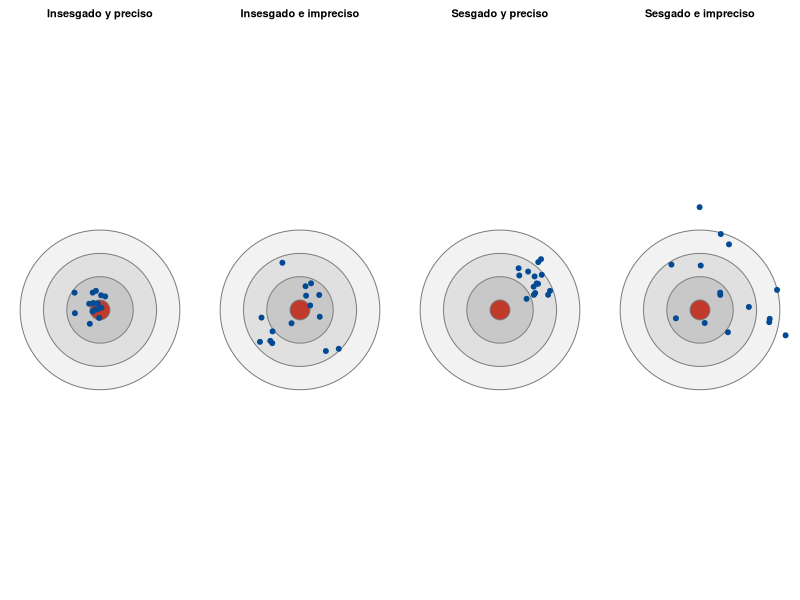
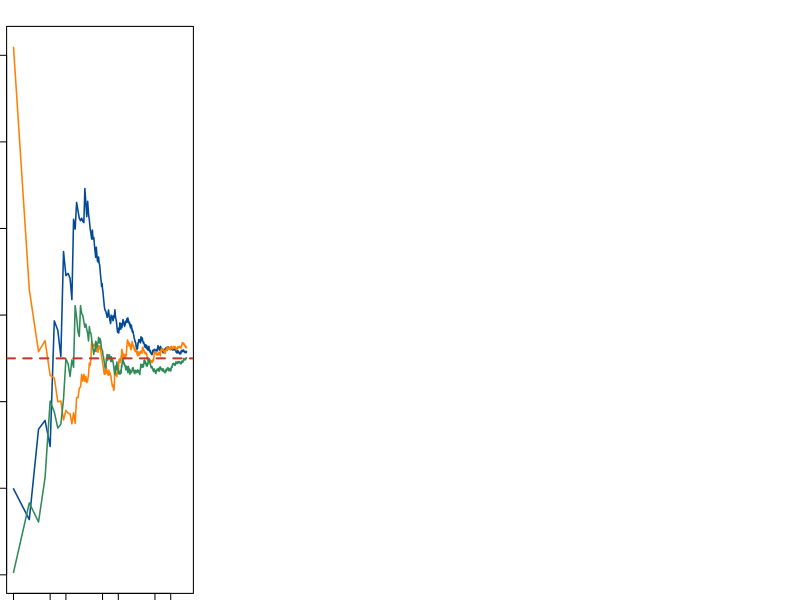
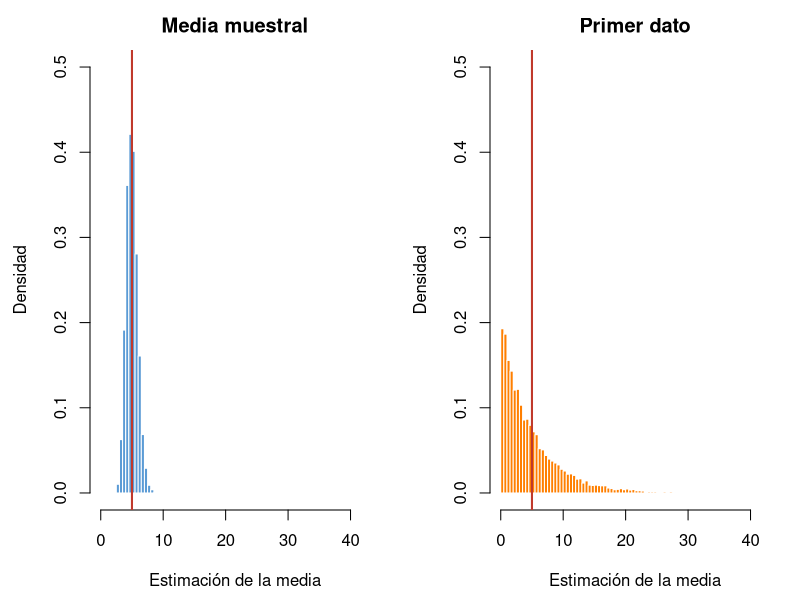

Recreate these plots in R, in order.
## ---- chunk 1
knitr::opts_chunk$set(echo = TRUE, message = FALSE, warning = FALSE, comment = NA, collapse = FALSE)
## ---- chunk 2
set.seed(2026)
par(mfrow = c(1, 4), mar = c(0.5, 0.5, 2, 0.5))
casos <- list(c(0, 0, 0.15), c(0, 0, 0.5), c(0.55, 0.4, 0.15), c(0.55, 0.4, 0.5))
titulos <- c("Insesgado y preciso", "Insesgado e impreciso", "Sesgado y preciso", "Sesgado e impreciso")
for (k in 1:4) {
  plot(0, 0, type = "n", xlim = c(-1.3, 1.3), ylim = c(-1.3, 1.3), asp = 1, axes = FALSE,
       xlab = "", ylab = "", main = titulos[k], cex.main = 1)
  symbols(rep(0, 4), rep(0, 4), circles = c(1.2, 0.85, 0.5, 0.15), inches = FALSE, add = TRUE,
          bg = c("#F2F2F2", "#E0E0E0", "#C8C8C8", "#C0392B"), fg = "gray50")
  points(casos[[k]][1] + rnorm(15, 0, casos[[k]][3]), casos[[k]][2] + rnorm(15, 0, casos[[k]][3]),
         pch = 19, col = "#034A94")
}
## ---- chunk 3
set.seed(2026)
medias_acum <- sapply(1:3, function(k) cumsum(rexp(2000, rate = 1/5)) / (1:2000))   # una columna por secuencia
colores <- c("#034A94", "#FF7F00", "#2E8B57")
matplot(1:2000, medias_acum, type = "l", lty = 1, lwd = 1.5, col = colores, log = "x",
        ylim = range(medias_acum),
        xlab = "Número de llamadas (escala logarítmica)", ylab = "Media acumulada (minutos)")
abline(h = 5, col = "#C0392B", lty = 2, lwd = 2)
## ---- chunk 4
comparar <- function(n, B = 10000) {
  est <- replicate(B, {
    x <- rexp(n, rate = 1/5)
    c(media = mean(x), primero = x[1], S2 = var(x), sigma2_n = var(x) * (n - 1) / n)
  })
  verdadero <- c(5, 5, 25, 25)
  promedio <- rowMeans(est)
  varianza <- apply(est, 1, var)
  round(rbind(promedio = promedio, sesgo = promedio - verdadero,
              varianza = varianza, ECM = varianza + (promedio - verdadero)^2), 3)
}
set.seed(2026)
comparar(5)
comparar(100)
## ---- chunk 5
set.seed(2026)
est_30 <- replicate(10000, { x <- rexp(30, rate = 1/5); c(mean(x), x[1]) })
cortes <- seq(0, ceiling(max(est_30)) + 1, by = 0.5)   # las mismas barras para los dos histogramas
par(mfrow = c(1, 2), mar = c(4.5, 4.5, 2.5, 1))
hist(est_30[1, ], breaks = cortes, freq = FALSE, col = "#5B9BD5", border = "white", xlim = range(cortes), ylim = c(0, 0.5),
     main = "Media muestral", xlab = "Estimación de la media", ylab = "Densidad")
abline(v = 5, col = "#C0392B", lwd = 2)
hist(est_30[2, ], breaks = cortes, freq = FALSE, col = "#FF7F00", border = "white", xlim = range(cortes), ylim = c(0, 0.5),
     main = "Primer dato", xlab = "Estimación de la media", ylab = "Densidad")
abline(v = 5, col = "#C0392B", lwd = 2)
## ---- chunk 6
set.seed(2026)
est_r2 <- replicate(10000, { x <- rexp(20, rate = 1/5); c(media = mean(x), extremos = (min(x) + max(x)) / 2) })
rowMeans(est_r2)                                    # promedio de las estimaciones
apply(est_r2, 1, var) + (rowMeans(est_r2) - 5)^2    # ECM
## ---- chunk 7
set.seed(2026)
est_r3 <- replicate(10000, { x <- rnorm(25, 10, 2); c(media = mean(x), mediana = median(x)) })
rowMeans(est_r3)
apply(est_r3, 1, var)
